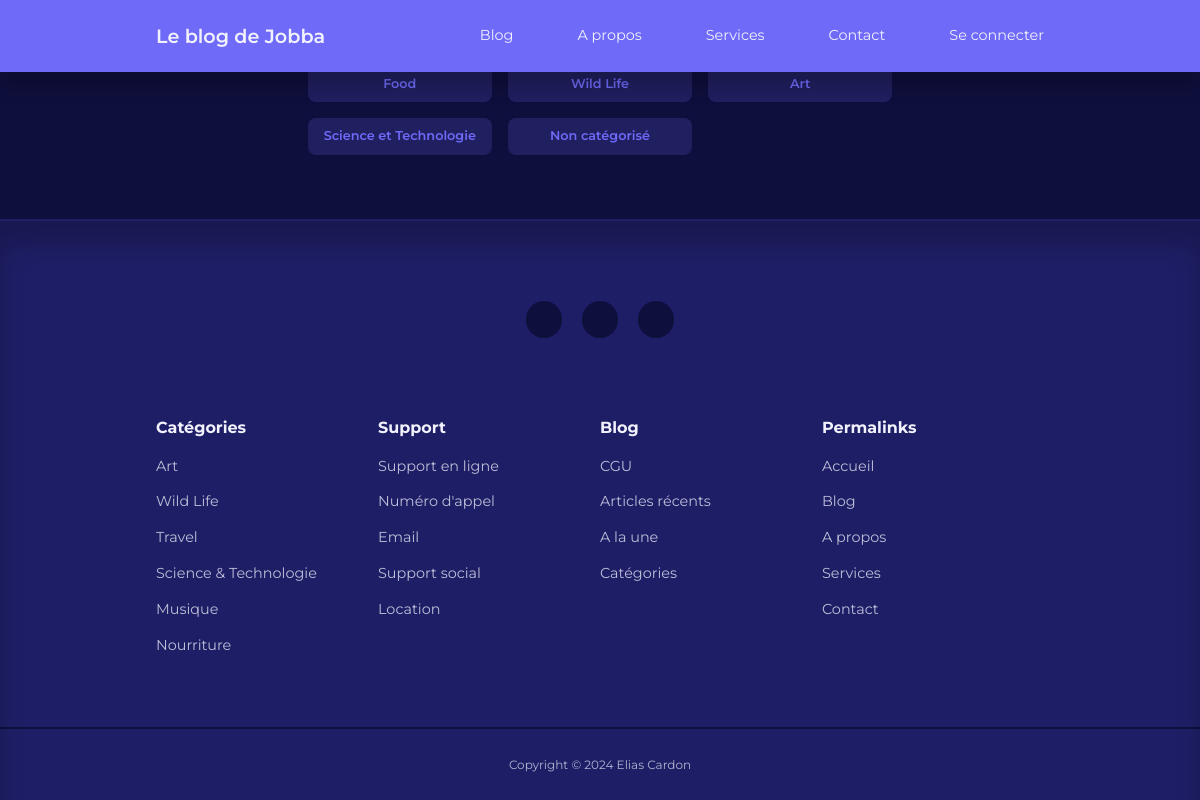
Before: / with the older database file.
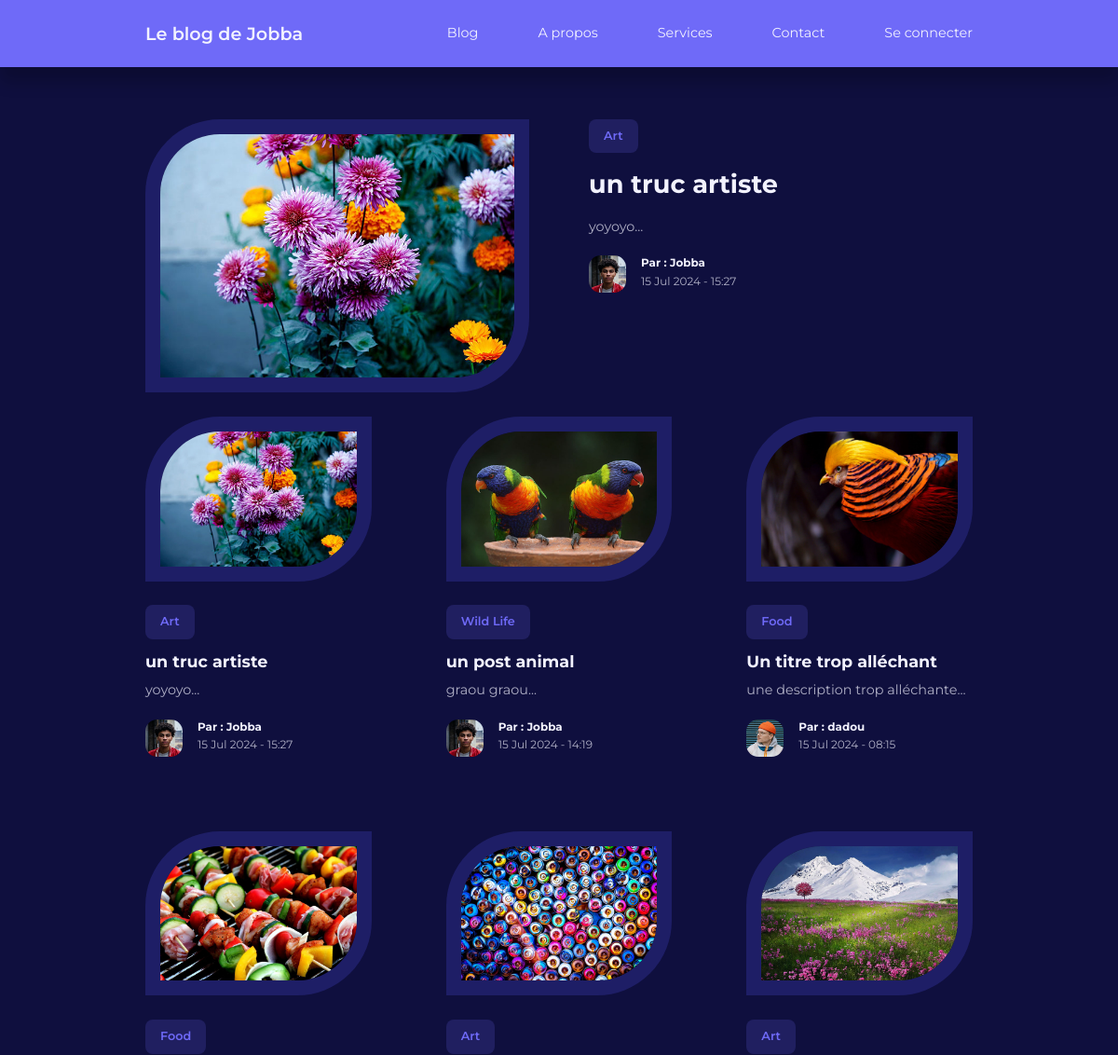
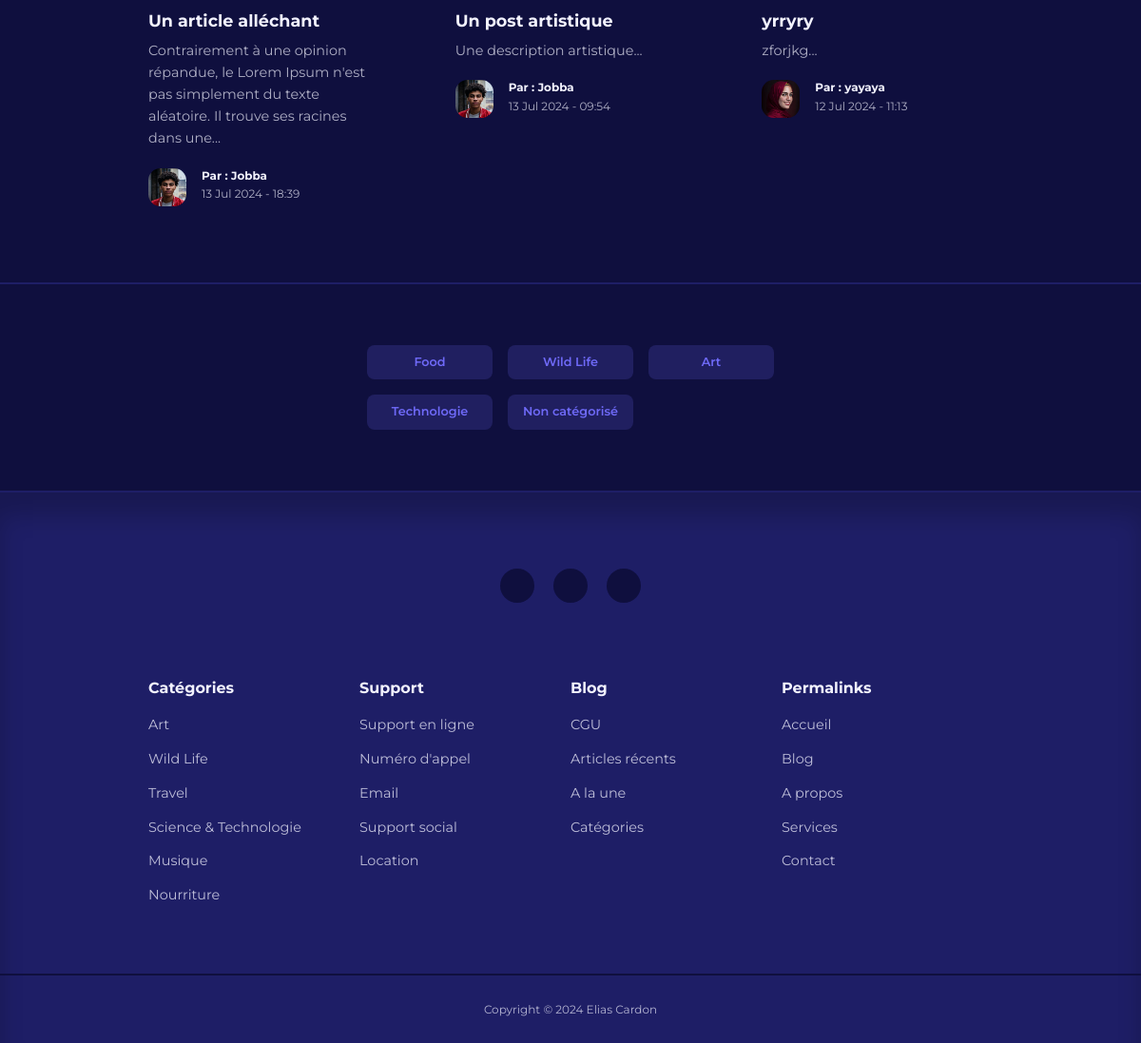
After: the same page with the newer database file (2 pictures, top to bottom).
### tables this page shows
CREATE TABLE IF NOT EXISTS `categories` (
  `id` int UNSIGNED NOT NULL AUTO_INCREMENT,
  `title` varchar(50) NOT NULL,
  `description` text NOT NULL,
  PRIMARY KEY (`id`)
);

CREATE TABLE IF NOT EXISTS `posts` (
  `id` int UNSIGNED NOT NULL AUTO_INCREMENT,
  `title` varchar(255) NOT NULL,
  `body` text NOT NULL,
  `thumbnail` varchar(255) NOT NULL,
  `date_time` timestamp NOT NULL DEFAULT CURRENT_TIMESTAMP,
  `category_id` int UNSIGNED DEFAULT NULL,
  `author_id` int UNSIGNED NOT NULL,
  `is_featured` tinyint(1) NOT NULL,
  PRIMARY KEY (`id`),
  KEY `FK_blog_category` (`category_id`),
  KEY `FK_blog_author` (`author_id`)
);

CREATE TABLE IF NOT EXISTS `users` (
  `id` int UNSIGNED NOT NULL AUTO_INCREMENT,
  `firstname` varchar(50) NOT NULL,
  `lastname` varchar(50) NOT NULL,
  `username` varchar(50) NOT NULL,
  `email` varchar(100) NOT NULL,
  `password` varchar(255) NOT NULL,
  `avatar` varchar(255) NOT NULL,
  `is_admin` tinyint(1) NOT NULL,
  PRIMARY KEY (`id`)
);

### index.php (the view, shortened to what the changed rows need)
<?php
include 'backend/partials/header.php';
$_featured_query = "SELECT * FROM `posts` WHERE is_featured = 1";
$_featured_result = mysqli_query($connection, $_featured_query);
$featured = mysqli_fetch_assoc($_featured_result);
$query = "SELECT * FROM `posts` ORDER BY date_time DESC LIMIT 9";
$posts = mysqli_query($connection, $query);
?>
<?php if (mysqli_num_rows($_featured_result) == 1) : ?>
    <section class="featured">
        <div class="container featured__container">
            <div class="post__thumbnail">
                <img src="frontend/assets/images/<?= $featured['thumbnail'] ?>" alt="Image du blog1">
            </div>
            <div class="post__info">
                <?php
                $category_id = $featured['category_id'];
                $category_query = "SELECT * FROM categories WHERE id = $category_id";
                $category_result = mysqli_query($connection, $category_query);
                $category = mysqli_fetch_assoc($category_result);
                ?>
                <a href="<?= ROOT_URL ?>category-post.php?id=<?= $featured['category_id'] ?>"
                   class="category__button"><?= $category['title'] ?></a>
                <h2 class="post__title"><a
                            href="<?= ROOT_URL ?>post.php?id=<?= $featured['id'] ?>"><?= $featured['title'] ?></a>
                </h2>
                <p class="post__body">
                    <?= substr($featured['body'], 0, 300) ?>...
                </p>
                <div class="post__author">
                    <?php
                    $author_id = $featured['author_id'];
                    $author_query = "SELECT * FROM users WHERE id = '$author_id'";
                    $author_result = mysqli_query($connection, $author_query);
                    $author = mysqli_fetch_assoc($author_result);
                    ?>
                    <div class="post__author-avatar">
                        <img src="frontend/assets/images/<?= $author['avatar'] ?>"
                             alt="Avatar de l'auteur de l'article">
                    </div>
                    <div class="post__author-info">
                        <h5>Par : <?= "{$author['username']}" ?></h5>
                        <small>
                            <?= date("d M Y - H:i", strtotime($featured['date_time'])) ?>
                        </small>
                    </div>
                </div>
            </div>
        </div>
    </section>
    <section class="posts <?= $featured ? '' : 'section__extra-margin' ?>">
        <div class="container posts__container">
            <?php while ($post = mysqli_fetch_assoc($posts)) : ?>
                <article class="post">
                    <div class="post__thumbnail">
                        <img src="<?= ROOT_URL ?>frontend/assets/images/<?= $post['thumbnail'] ?>"
                             alt="Image de l'article">
                    </div>
                    <div class="post__info">
                        <?php
                        $category_id = $post['category_id'];
                        $category_query = "SELECT * FROM categories WHERE id = $category_id";
                        $category_result = mysqli_query($connection, $category_query);
                        $category = mysqli_fetch_assoc($category_result);
                        ?>
                        <a href="<?= ROOT_URL ?>category-post.php?id=<?= $category['id'] ?>"
                           class="category__button"><?= $category['title'] ?></a>
                        <h3 class="post__title">
                            <a href="<?= ROOT_URL ?>post.php?id=<?= $post['id'] ?>">
                                <?= $post['title'] ?>
                            </a>
                        </h3>
                        <p class="post__body">
                            <?= substr($post['body'], 0, 150) ?>...
                        </p>
                        <div class="post__author">
                            <?php
                            $author_id = $post['author_id'];
                            $author_query = "SELECT * FROM users WHERE id = $author_id";
                            $author_result = mysqli_query($connection, $author_query);
                            $author = mysqli_fetch_assoc($author_result);
                            ?>
                            <div class="post__author-avatar">
                                <img src="frontend/assets/images/<?= $author['avatar'] ?>"
                                     alt="Avatar de l'auteur de l'article">
                            </div>
                            <div class="post__author-info">
                                <h5>Par : <?= "{$author['username']}" ?></h5>
                                <small><?= date("d M Y - H:i", strtotime($post['date_time'])) ?></small>
                            </div>
                        </div>
                    </div>
                </article>
            <?php endwhile; ?>
        </div>
    </section>
<?php endif; ?>
<section class="category__buttons">
    <div class="container category__buttons-container">
        <?php
        $all_categories_query = "SELECT * FROM categories";
        $all_categories = mysqli_query($connection, $all_categories_query);
        ?>
        <?php while ($category = mysqli_fetch_assoc($all_categories)) : ?>
            <a href="<?= ROOT_URL ?>category-post.php?id=<?= $category['id'] ?>"
               class="category__button"><?= $category['title'] ?></a>
        <?php endwhile; ?>
    </div>
</section>
</body>
</html>

Changed rows visible on the page:
removed categories: title "Science et Technologie"
added posts: thumbnail (picture), title "un truc artiste", body "yoyoyo", date_time "15 Jul 2024 - 15:27", category.title "Art", author.avatar (picture), author.username "Jobba"
shown differently, row unchanged: categories "Art": title (not shown) → "Art"
now on this page (row unchanged): users: avatar (picture), username "Jobba"
added posts: thumbnail (picture), category.title "Wild Life", title "un post animal", body "graou graou", author.avatar (picture), author.username "Jobba", date_time "15 Jul 2024 - 14:19"
added posts: thumbnail (picture), category.title "Food", title "Un titre trop alléchant", body "une description trop alléchante", author.avatar (picture), author.username "dadou", date_time "15 Jul 2024 - 08:15"
added posts: thumbnail (picture), category.title "Food", title "Un article alléchant", body "Contrairement à une opinion répandue, le Lorem Ipsum n'est pas simplement du texte aléatoire. Il trouve ses racines dans une", author.avatar (picture), author.username "Jobba", date_time "13 Jul 2024 - 18:39"
added posts: thumbnail (picture), category.title "Art", title "Un post artistique", body "Une description artistique", author.avatar (picture), author.username "Jobba", date_time "13 Jul 2024 - 09:54"
added posts: thumbnail (picture), category.title "Art", title "yrryry", body "zforjkg", author.avatar (picture), author.username "yayaya", date_time "12 Jul 2024 - 11:13"
added categories: title "Technologie"
Other visible differences:
text now shown: "... Par :"
